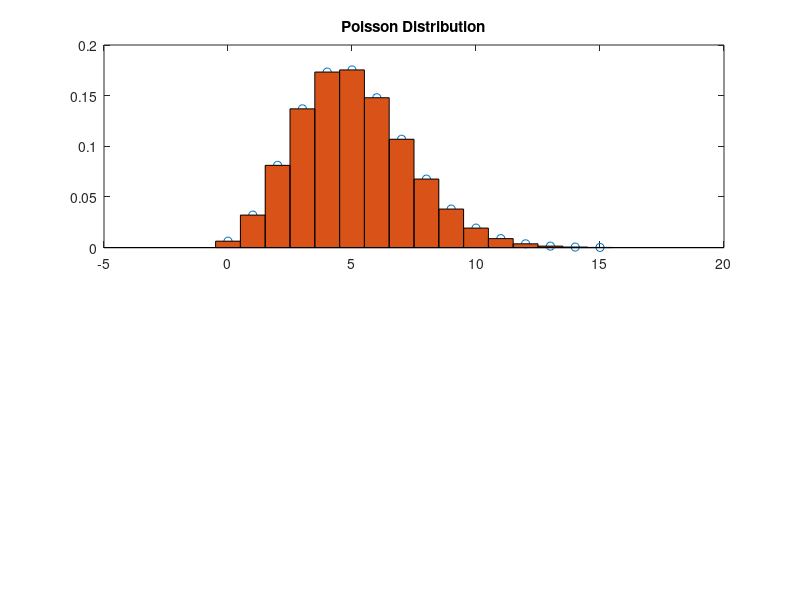

This figure's MATLAB source: (Note: this script raises an error after producing the figure.)
%% Generating random numbers for Poisson Distribution
clf
%clear all
N = 500;
R = rand(N,1);
% Measure
mu_tmp = mean(R);
std_tmp = std(R);
% Generatiing Poission distribution with a scaled mean of the numbers
k = 0:15;
lambda = 10*mu_tmp;
f = (lambda.^k) .* exp(-lambda) ./ factorial(k);
figure(1)
subplot(211)
stem(k,f,'LineWidth',1.5)
title('Poisson Distribution')
%
hold on
x = 0:15;
y = poisspdf(x,lambda);
bar(x,y,1)
xlabel('Observation')
ylabel('Probability')
% for Poisson Distribution Variance = Lambda (mean)
std_desired = sqrt(lambda);
mu_desired  = lambda;
% Normalise and denormalise to Poisson
R1 = (R - mu_tmp) / std_tmp;
R2 = (R1 * std_desired) + mu_desired;

Fano_Factor = var(R2)/mean(R2) % To check for Poisson distribution 

if Fano_Factor ==1
    disp('The newly generated sequence is Poisson distributed with Fano Factor:')
    disp(Fano_Factor)
end
subplot(212)
bar(R2)
title('Random Poisson Distributed Numbers')
xlabel('Samples')
ylabel('Value')
%% Checking the distribution of occurrance of spikes
clear all
load spike.mat
% checking for frequency of events(spike) in a given sample length(chunks
% of 4000).
k=1;
l=1;
X1=zeros(6,10);
X2=zeros(77,10);
chunk1 = 1;
chunk2 = 4000;
for j = 1:10
    for i = chunk1:chunk2
        if x(i,1) == 1
            X1(k,j) = i;
            k = k+1;
        end
        if x(i,2) ==1
            X2(l,j) = i;
            l=l+1;
        end
    end
    A(j) = k-1;
    B(j) = l-1;
    k = 1;
    l = 1;
    chunk1 = chunk2;
    chunk2 = chunk2+4000;
    if chunk2 > 40000
        break
    end
end
% count of the spikes in each chunk is k
%% plotting the probability with the k value for spike train 1
lambda = mean(A);
for i = 1:length(A)
    k(i) = A(i);
    f(i) = (lambda.^k(i)) .* exp(-lambda) ./ factorial(k(i));
end
figure(2)
clf
subplot(211)
hist(A)
% This shows for example : There were 6 spikes in the first chunk and this
% occured twice.
title('Recurrance of Spikes')
xlabel('Number of spikes in each chunk')
ylabel('Recurrance of spike pattern')
subplot(212)
stem(k,f)
title('Probabilty Mass function for channel 1')
xlabel('k')
ylabel('P(X=k)')
% Calculating the Fano factor for spike train 1
Fano_1 = var(A)/mean(A);
% Checking for poisson distributed data
if Fano_1 >0.99 && Fano_1 <1.0
    disp('The occurance of spikes in Spike train 1 is Poisson Distributed')
    disp('The Fano Factor for this data is :')
    disp(Fano_1)
end
%% plotting for the spike train 2
lambda = mean(B);
for i = 1:length(B)
    k(i) = B(i);
    f(i) = (lambda.^k(i)) .* exp(-lambda) ./ factorial(k(i));
end
figure(3)
subplot(211)
hist(B)
title('Recurrance of Spikes')
xlabel('Number of spikes in each chunk')
ylabel('Recurrance of spike pattern')
subplot(212)
stem(k,f)
title('Probabilty Mass function for channel 2')
xlabel('k')
ylabel('P(X=k)')
Fano_2 = var(B)/mean(B);
% Checking for poisson distributed data
if Fano_2 <1
    disp('The occurance of spikes in Spike train 2 is not Poisson Distributed')
    disp('The Fano Factor for this data is :')
    disp(Fano_2)
end
%%
